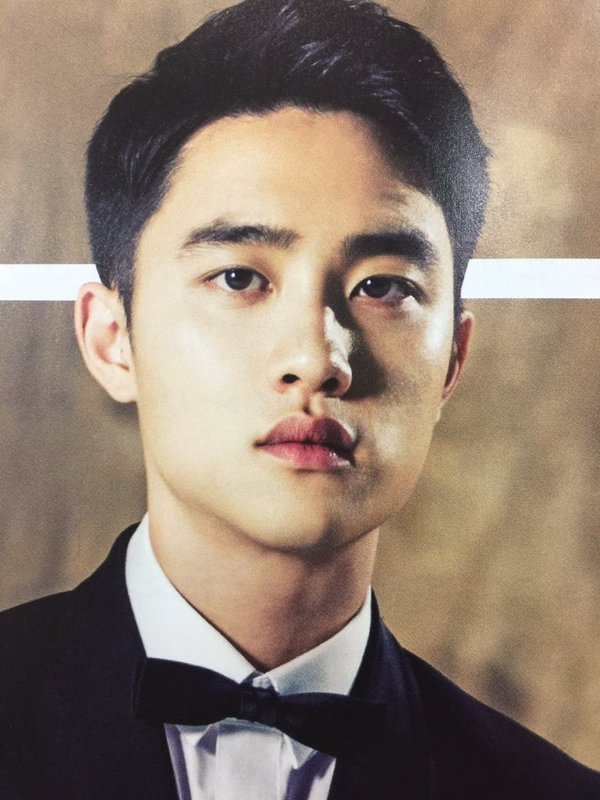
#> input picture do1.jpg, 600 x 800 px
$ python 'Butterworth Highpass Filter.py'
#> lines starting #> are read from the running program, lines starting #| are printed output that depends on the picture
import cv2
import numpy as np
from matplotlib import pyplot as plt

img = cv2.imread('do1.jpg', 0)
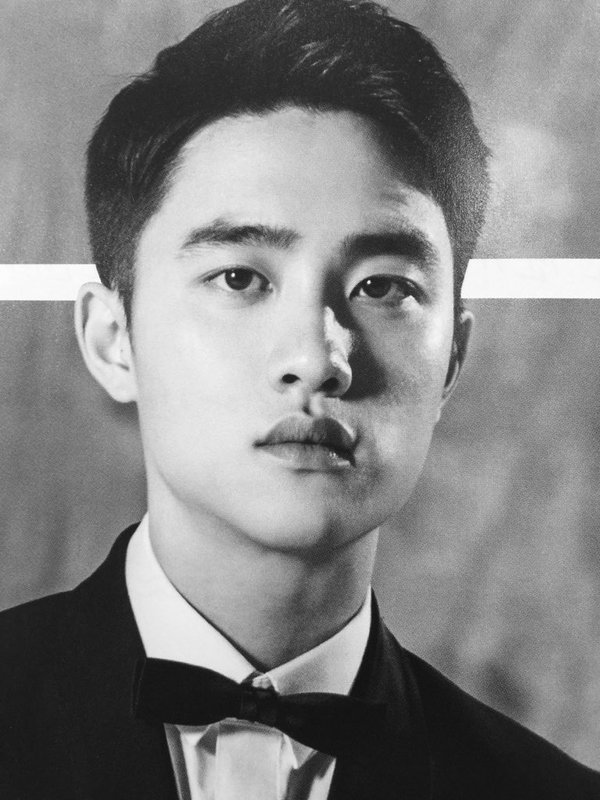
#> img: shape (800, 600); min 11, max 255, mean 130.3

dft = np.fft.fft2(img)

dft_shift = np.fft.fftshift(dft)

radius = 50
n = 2

rows, cols = img.shape
#> rows = 800; cols = 600
crow, ccol = rows//2, cols//2
#> crow = 400; ccol = 300
u, v = np.meshgrid(np.arange(cols), np.arange(rows))
d_uv = np.sqrt((u - ccol)**2 + (v - crow)**2)
H = 1 / (1 + (d_uv/radius)**(2*n))

dft_shift_filtered = dft_shift * H

dft_filtered = np.fft.ifftshift(dft_shift_filtered)

img_filtered = np.fft.ifft2(dft_filtered)
img_filtered = np.abs(img_filtered)
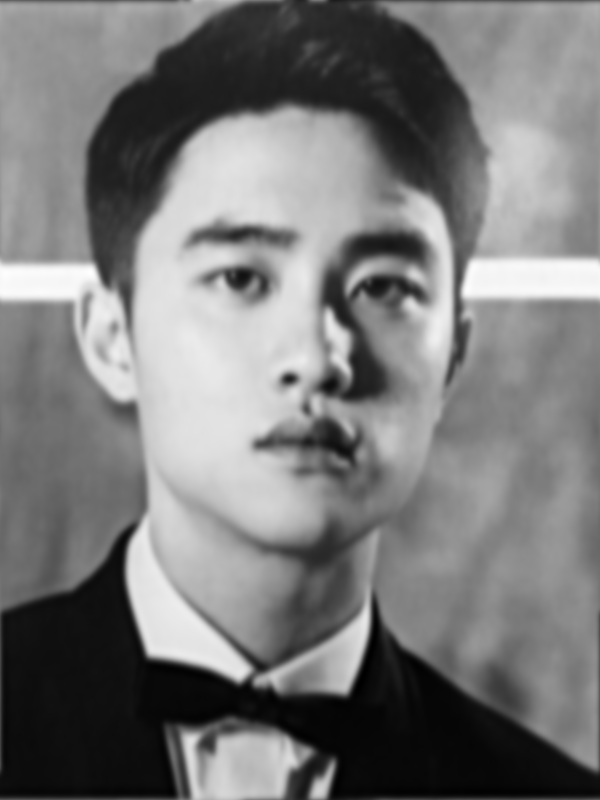
#> img_filtered: shape (800, 600) float64; min 14.91, max 255.9, mean 130.3; drawn with min black and max white

plt.subplot(121), plt.imshow(img, cmap='gray')
plt.title('Input Image'), plt.xticks([]), plt.yticks([])
plt.subplot(122), plt.imshow(img_filtered, cmap='gray')
plt.title('Butterworth Highpass Filtered Image'), plt.xticks([]), plt.yticks([])
plt.show()
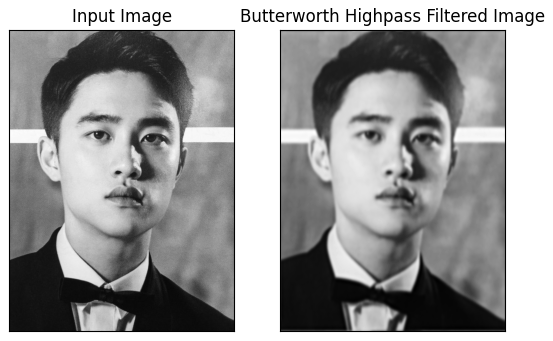
#> figure drawn by matplotlib, 2 panels

$ run again, with do2.jpg copied over do1.jpg
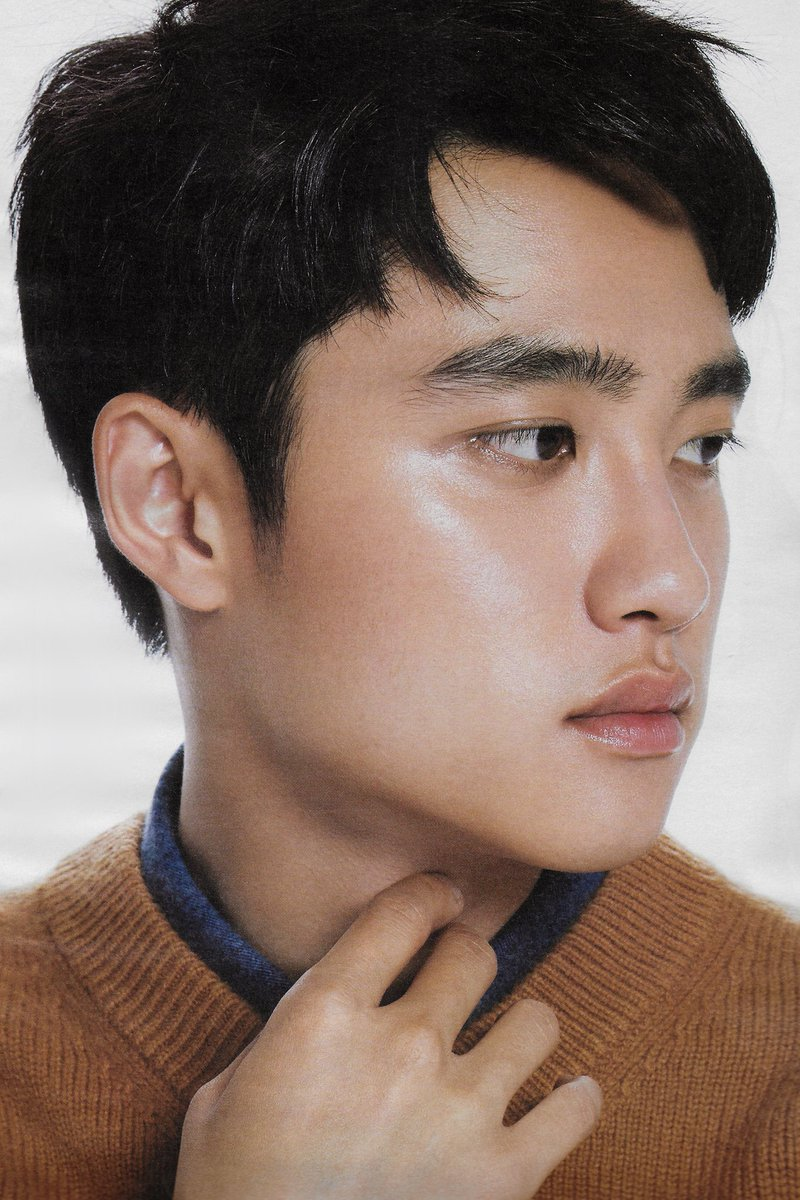
#> input picture do2.jpg, 800 x 1200 px
#> `img = cv2.imread('do1.jpg', 0)`:
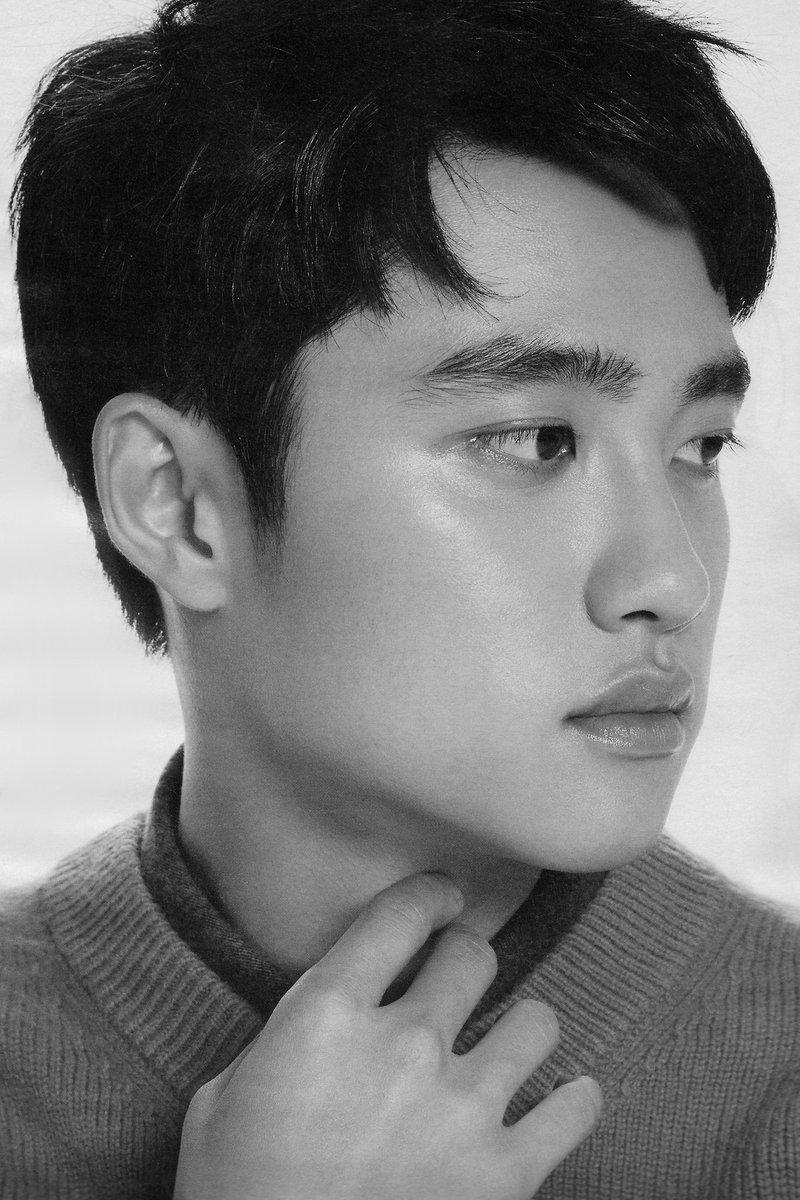
#> img: shape (1200, 800); min 0, max 255, mean 116.7
#> `plt.show()`:
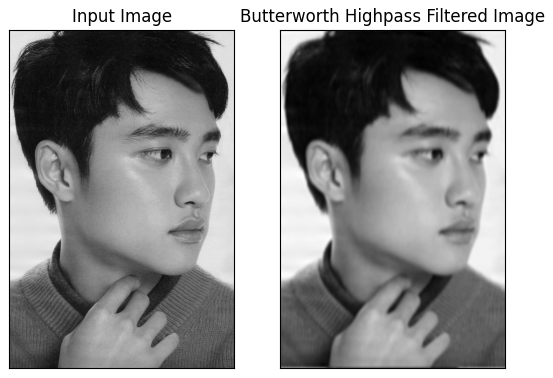
#> figure drawn by matplotlib, 2 panels

$ run again, with do3.jpg copied over do1.jpg
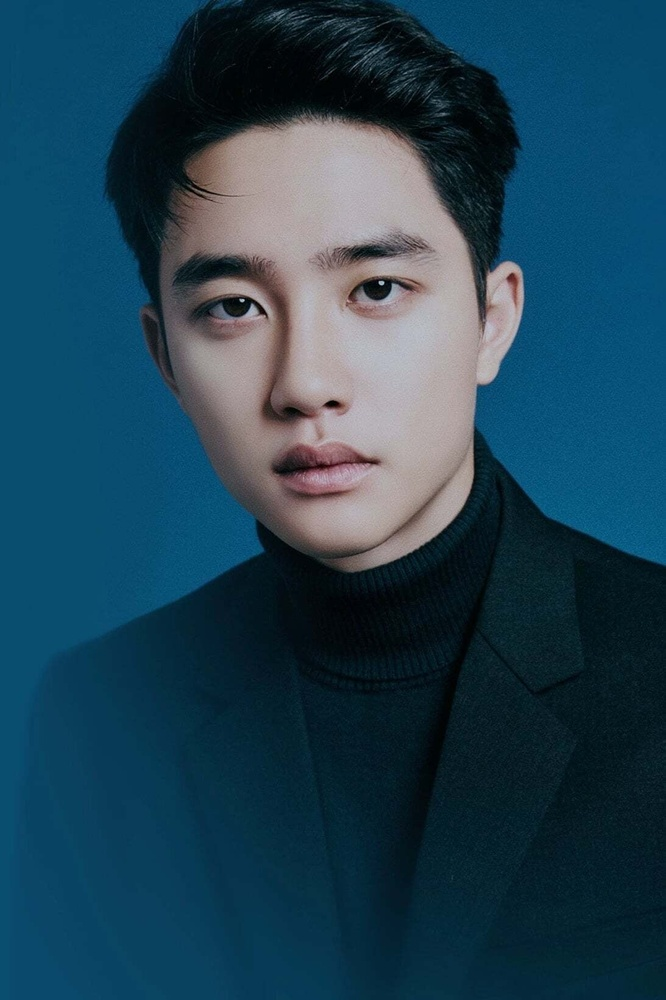
#> input picture do3.jpg, 666 x 1000 px, shrunk from 1093 x 1640 before the run
#> `img = cv2.imread('do1.jpg', 0)`:
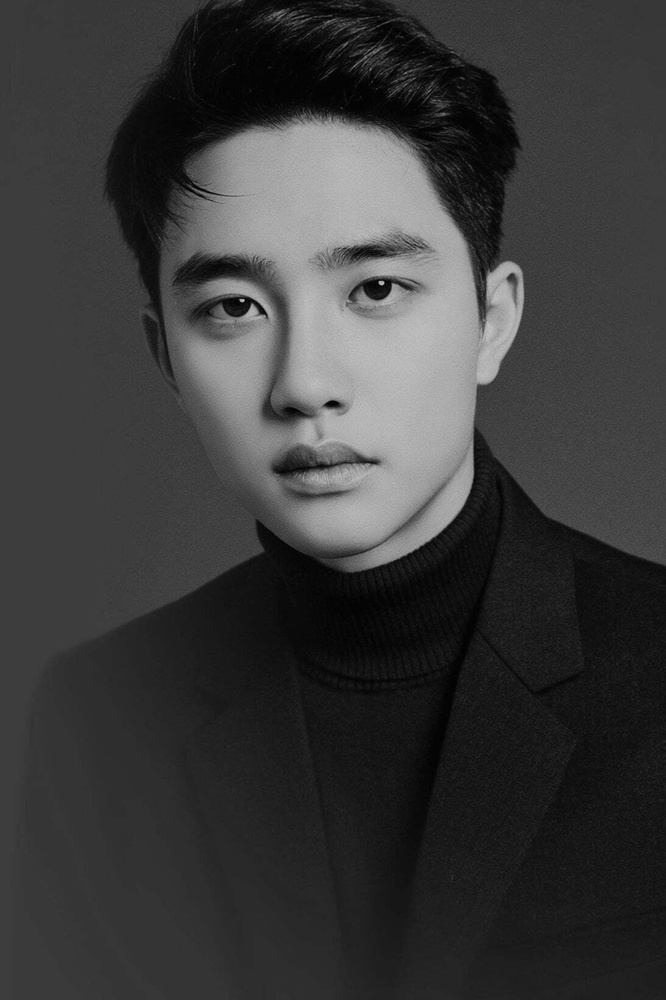
#> img: shape (1000, 666); min 0, max 205, mean 58.4
#> `plt.show()`:
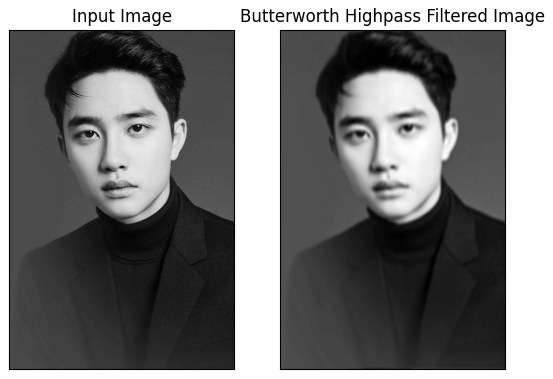
#> figure drawn by matplotlib, 2 panels
